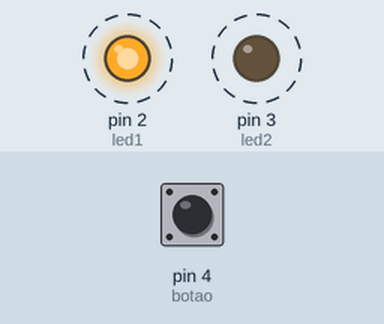
Bench run of a sketch on a simulated Arduino Uno, built with avr-gcc and run on an emulated ATmega328P. On the bench: output pins drawn as LEDs (lit = HIGH). Dashed ring = blinking. The inputs (shaded band) are chosen by the test bench; at power-on: pin 4 (botao) HIGH.

Above: at 1.25 s.
1.3 s: pin 4 (botao) pulled LOW for 0.25 s
Timing chart, 0 to 10.3 s (numbered marks = the images above; inputs shaded):
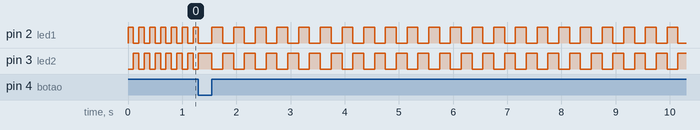

The sketch:

aulaBotao2.ino
```cpp
// referencias bibliograficas
//https://www.tinkerhobby.com/pull-up-resistors/
//https://learn.sparkfun.com/tutorials/pull-up-resistors/all

#define led1  2
#define led2  3
#define botao 4

void setup()
{
  pinMode(led1, OUTPUT);
  pinMode(led2, OUTPUT);

  pinMode(botao, INPUT_PULLUP);


}
/* Comentario de bloco */
int lDelay = 100;

void loop()
{


  if (digitalRead(botao) == LOW)
  {
    while (digitalRead(botao) == LOW);
    lDelay += 100;
    if (lDelay > 500)
      lDelay = 100;
  }

  digitalWrite(led1, HIGH);
  digitalWrite(led2, LOW);
  delay(lDelay); // Wait for 1000 millisecond(s)
  digitalWrite(led1, LOW);
  digitalWrite(led2, HIGH);
  delay(lDelay); // Wait for 1000 millisecond(s)

}
```

Measured:
- after the input at 1.3 s, pin 2 (led1), pin 3 (led2): alternates HIGH for 0.20 s and LOW for 0.20 s, starting after 0.25 s
- by itself, pin 2 (led1), pin 3 (led2): alternates HIGH for 0.10 s and LOW for 0.10 s
